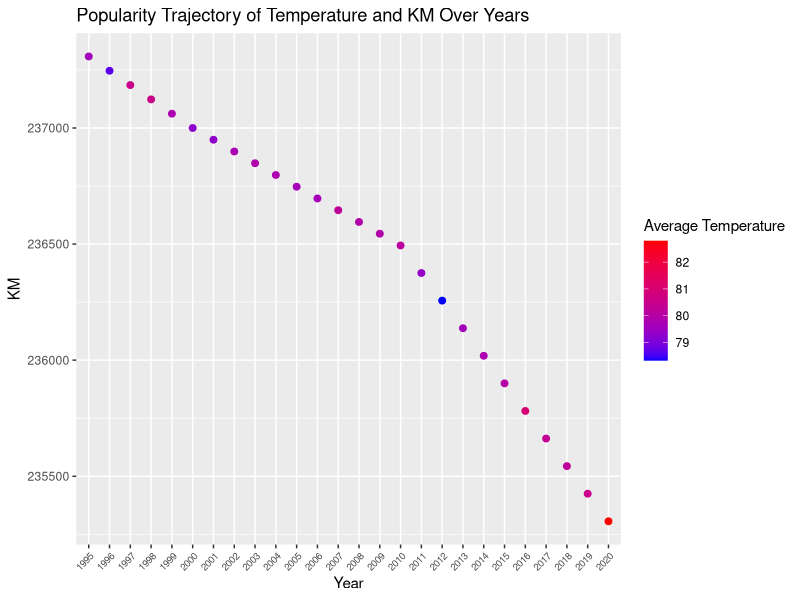
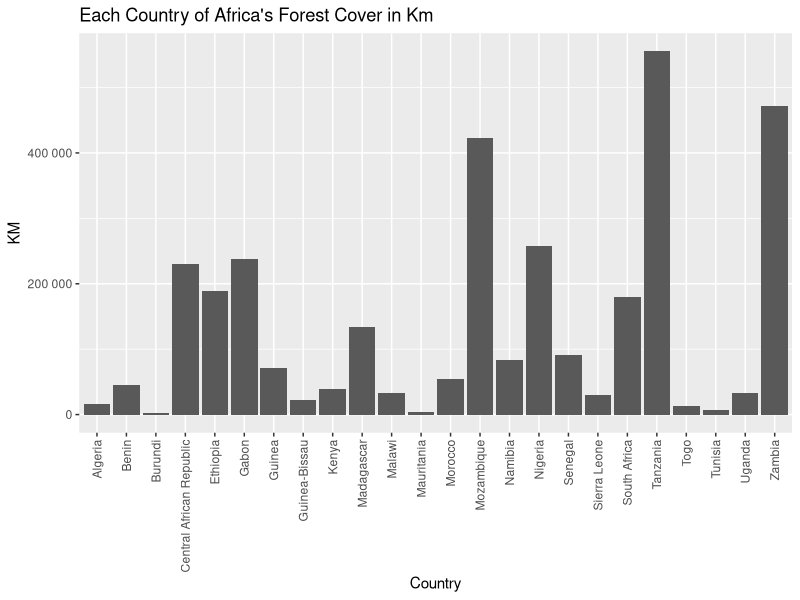
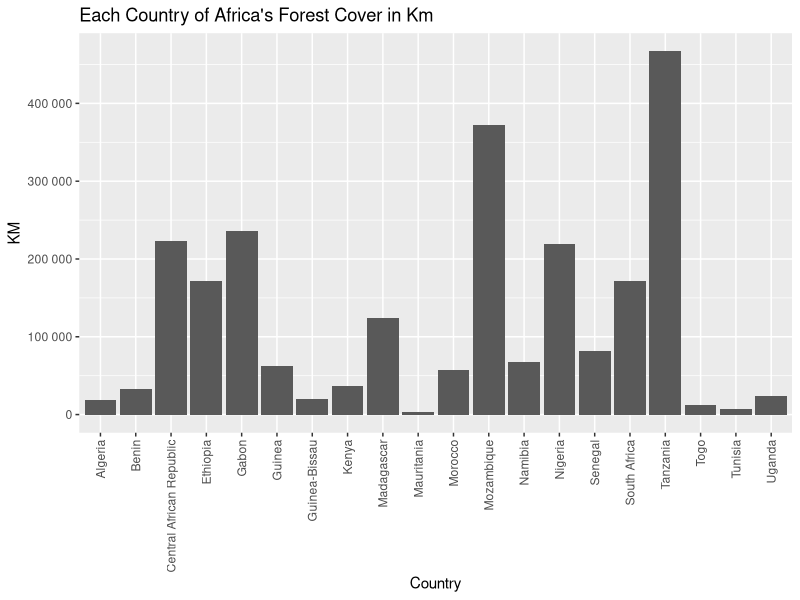
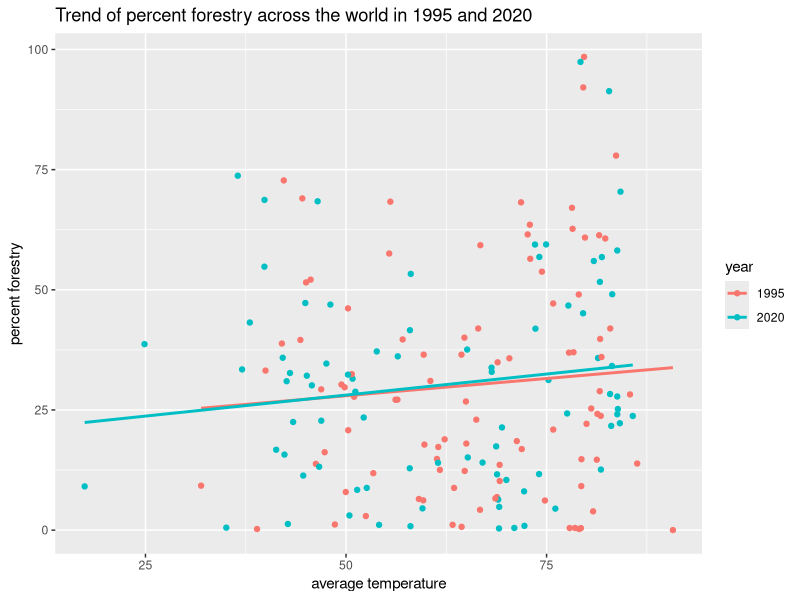
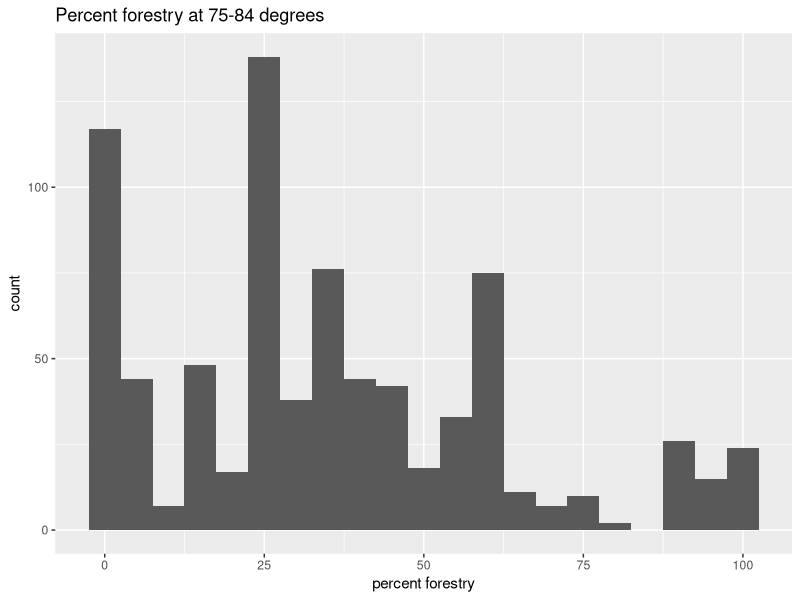
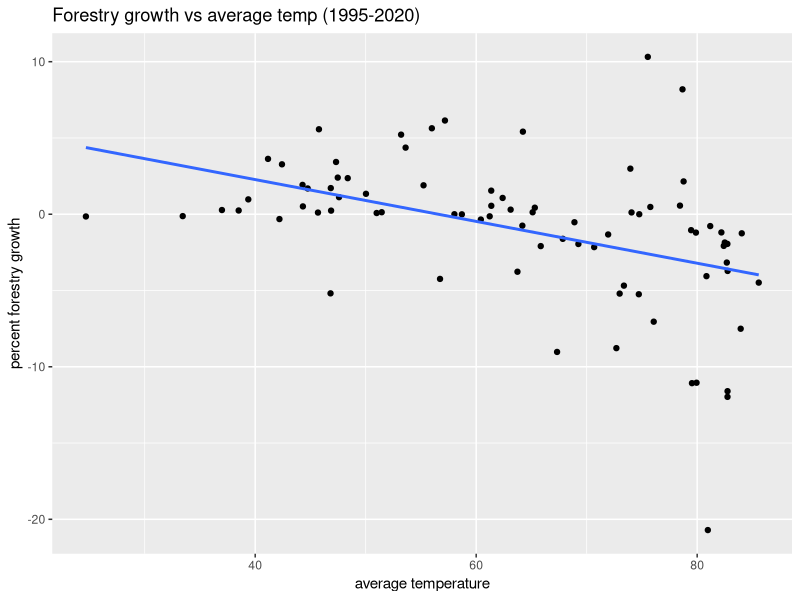
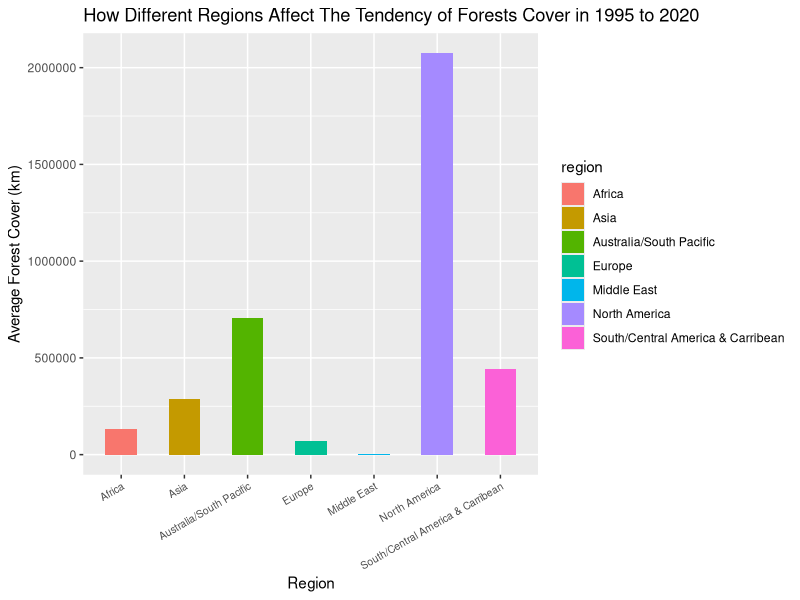
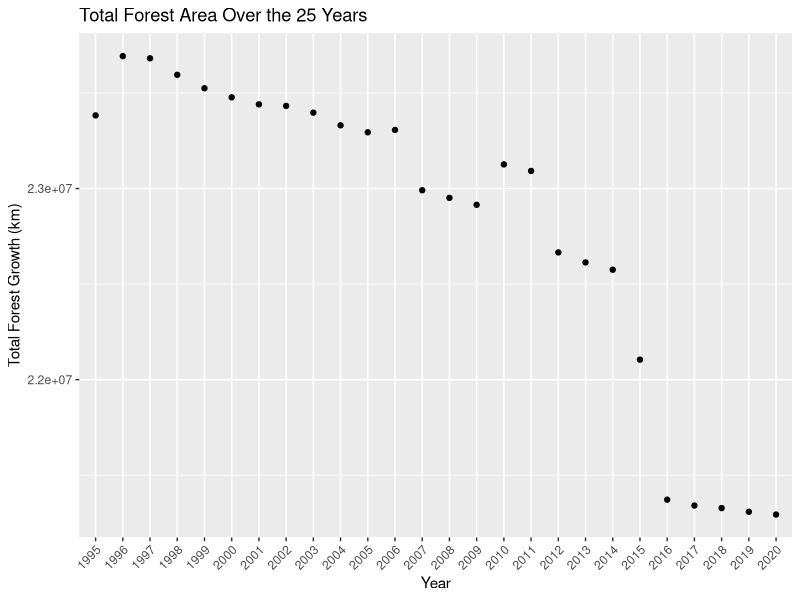

These charts were generated, in order, by the following R code:
## ---- chunk 1
library(readr)
library(dplyr)
library(tidyverse)
library(stringr)
library(ggplot2)
## ---- chunk 2
forest_km <- read_delim("forest_area_km.csv")
forest_percent <- read_delim("forest_area_percent.csv")
global_temp <- read_delim("Global_Temperatures.csv")
## ---- chunk 3
head(forest_km,5) 
head(forest_percent,5) 
head(global_temp,5)
## ---- chunk 4
forest_km <- forest_km %>%
  rename(country = `Country Name`)
  head(forest_km, 5)
## ---- chunk 5
forest_percent <- forest_percent %>%
  rename(country = `Country Name`)
  head(forest_km, 5)
## ---- chunk 6
global_temp <- global_temp %>%
  mutate(year = as.character(year))
## ---- chunk 7
countryList <- c('country', 'Country Code')

longForestKM <- forest_km %>%
   pivot_longer(!countryList, names_to = "year", values_to = "km")
longForestKM

## ---- chunk 8

longForestPercent <- forest_percent %>%
   pivot_longer(!countryList, names_to = "year", values_to = "percent")
longForestPercent
## ---- chunk 9
forest_km_percent <- left_join(longForestKM, longForestPercent)
forest_km_percent
## ---- chunk 10
final_set2 <- inner_join(global_temp, forest_km_percent)
final_set2
## ---- chunk 11
final_set2 %>%
  filter(country == "Gabon") %>%
  ggplot(aes(x = year, y = km, color = average_temperature)) +
  geom_point(size = 2) +
  geom_line() +  # Add this line to connect the points
  scale_color_gradient(low = "blue", high = "red") +
  labs(x = "Year", y = "KM", color = "Average Temperature", 
       title = "Popularity Trajectory of Temperature and KM Over Years") +
  theme(axis.text.x = element_text(angle = 45, size = 7, hjust = 1))

## ---- chunk 12
library(scales)

final_set2 %>%
  filter(region == "Africa", year == "1995") %>%
  ggplot() +
  geom_bar(mapping = aes(x = country, y = km), stat = "identity") +
  theme(axis.text.x = element_text(angle = 90, vjust = 0.5, hjust=1)) +
  scale_y_continuous(labels = label_number()) +
  labs(x = "Country", y = "KM",
       title = "Each Country of Africa's Forest Cover in Km")

## ---- chunk 13

final_set2 %>%
  filter(region == "Africa", year == "2018") %>%
  ggplot() +
  geom_bar(mapping = aes(x = country, y = km), stat = "identity") +
  theme(axis.text.x = element_text(angle = 90, vjust = 0.5, hjust=1)) +
  scale_y_continuous(labels = label_number()) +
  labs(x = "Country", y = "KM",
       title = "Each Country of Africa's Forest Cover in Km")

## ---- chunk 14
final_set2 %>% filter(year==2020 | year==1995) %>% group_by(year) %>% 
  ggplot(aes(x=average_temperature, y=percent, col=year)) + geom_point() + 
  geom_smooth(method=lm, se=FALSE) + 
  labs(title="Trend of percent forestry across the world in 1995 and 2020", x="average temperature", y="percent forestry")
## ---- chunk 15
final_set2 %>% filter(year==2020 | year==1995) %>% group_by(year) %>% 
  filter(rank(-percent)==1) %>% summarize(country, average_temperature, percent)
## ---- chunk 16
final_set2 %>% filter(round(average_temperature/10)*10==80) %>% 
  ggplot(aes(x=percent)) + geom_histogram(binwidth=5) + 
  labs(title="Percent forestry at 75-84 degrees", x="percent forestry")
## ---- chunk 17
final_set2 %>% 
  group_by(temperature_range = factor(round(average_temperature/10)*10)) %>% 
  reframe(average_percent=mean(percent, na.rm=TRUE)) %>% 
  arrange(rank(-average_percent))
## ---- chunk 18
final_set2 %>% filter(year==1995 | year==2020) %>% group_by(country) %>% 
  reframe(average_temp=mean(average_temperature), growth=diff(percent)) %>% 
  ggplot(aes(x=average_temp, y=growth)) + geom_point() + 
  geom_smooth(method=lm, se=FALSE) +
  labs(title="Forestry growth vs average temp (1995-2020)", x="average temperature", y="percent forestry growth")
## ---- chunk 19
final_set2 %>% filter(year==1995 | year==2020) %>% group_by(country) %>% 
  reframe(average_temp=mean(average_temperature), growth=diff(percent)) %>% 
  filter(rank(-growth)==1) %>% summarize(country, average_temp, growth)
## ---- chunk 20
final_set2 %>% filter(year==1995 | year==2020) %>% group_by(country) %>% 
  reframe(average_temp=mean(average_temperature), growth=diff(percent)) %>% 
  ungroup() %>% 
  group_by(temperature_range=factor(round(average_temp/10)*10)) %>% 
  reframe(average_growth = mean(growth, na.rm=TRUE)) %>% 
  arrange(rank(-average_growth))
## ---- chunk 21
final_set2 %>% 
  select(region, year, km) %>% 
  group_by(region) %>% 
  summarize(mean_km = mean(km, na.rm = TRUE)) %>% 
  ggplot(aes(region, mean_km, fill = region)) +
  labs(x = "Region", y = "Average Forest Cover (km)",
       title = "How Different Regions Affect The Tendency of Forests Cover in 1995 to 2020") +
  geom_col(width = 0.5) +
  theme(axis.text.x = element_text(angle = 30, size = 7.5, hjust = 1))
## ---- chunk 22
forest_growth <- final_set2 %>%
  group_by(year) %>%
  summarize(total_forestgrowth = sum(km, na.rm = TRUE))
print(forest_growth)


ggplot(forest_growth, aes(x = year, y = total_forestgrowth)) +
  geom_point() +
  geom_smooth(method = "lm", se = FALSE, col = "black") +
  labs(title = "Total Forest Area Over the 25 Years", x = "Year", y = "Total Forest Growth (km)") +
  theme(axis.text.x = element_text(angle = 45, hjust = 1))
